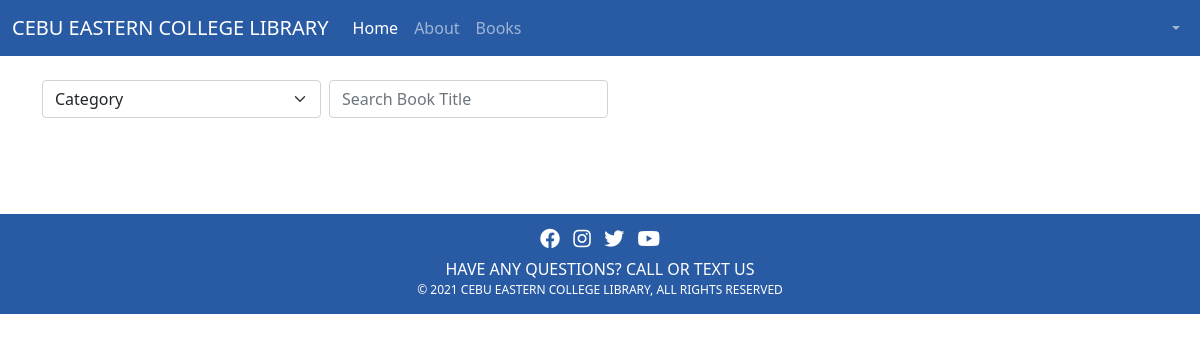
The app's page /dashboards/students/index.php, older data.
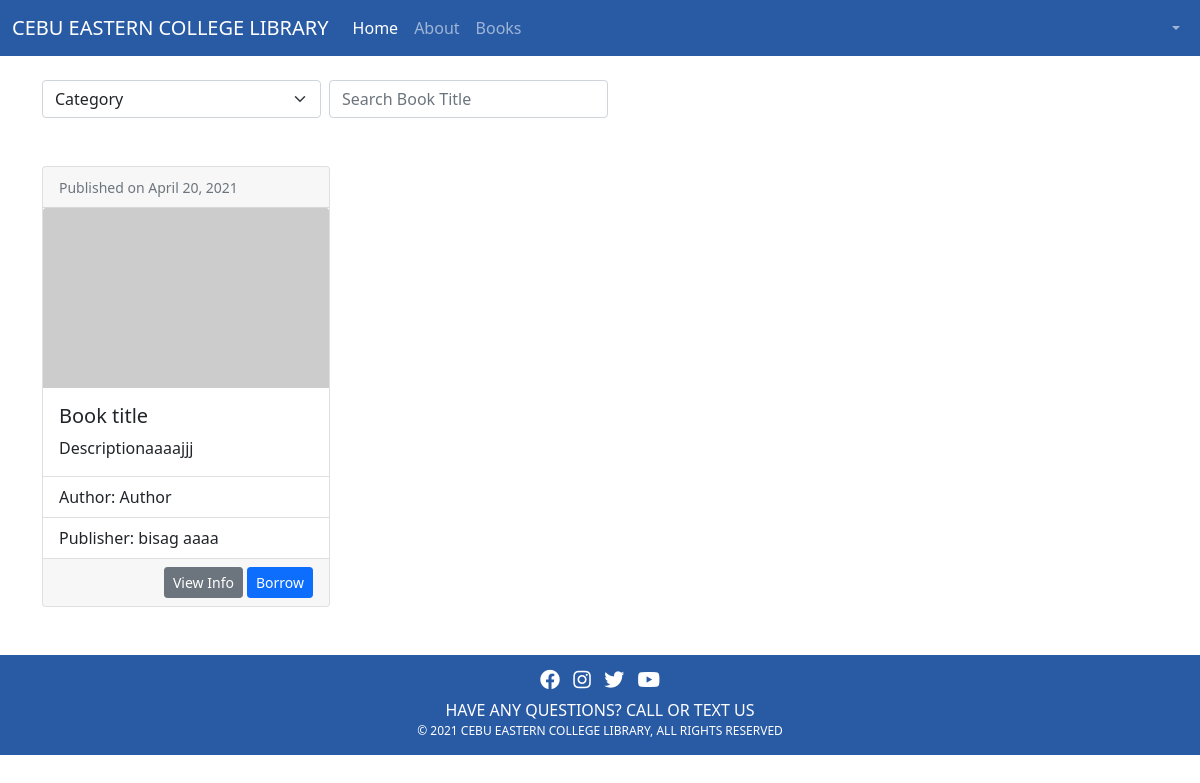
The same page, newer data.
### tables this page shows
CREATE TABLE `books` (
  `id` int(11) NOT NULL,
  `ddc` varchar(255) NOT NULL,
  `description` varchar(255) NOT NULL,
  `author` varchar(255) NOT NULL,
  `edition_number` varchar(255) NOT NULL,
  `place_of_publication` varchar(255) NOT NULL,
  `publisher` varchar(255) NOT NULL,
  `copyright` varchar(255) NOT NULL,
  `status` varchar(255) NOT NULL DEFAULT 'published',
  `created_at` timestamp NOT NULL DEFAULT current_timestamp(),
  `updated_at` timestamp NOT NULL DEFAULT current_timestamp() ON UPDATE current_timestamp()
);

### db/connection.php (called while the page is built, shortened)
<?php
function connect() {
    try {
        return new PDO("mysql:host=localhost;dbname=librarysrs","root","");
    } catch (PDOException $e) {
        echo $e->getMessage();
    }
}
function getRecordsWithCondition($table, $field, $condition){
    $conn = connect();
    $sql = "SELECT * FROM $table WHERE $field = ?";
    $stmt = $conn->prepare($sql);
    $stmt->execute(array($condition));
    $row = $stmt->fetchAll();
    return $row;
}
?>

### dashboards/students/index.php (the view, shortened to what this page needs)
<?php include 'inc/header.php' ?>
<?php include '../../db/connection.php' ?>
<?php
  $bookList = getRecordsWithCondition('books','status','published');
?>
<div class="container my-4">
<div class="flex-row d-flex">
  <select  class="w-25 form-select"  aria-label="Default select example" id="categorySelect">
      <option disabled selected>Category</option>
  </select>
  <input type="text"  placeholder="Search Book Title"  class="mx-2 w-25 form-control" id="searchBook">
</div>
<div class="card-deck mt-5" id="initialCardDeck">
  <?php foreach($bookList as $books) { ?>
        <div class="card me-4" style="width: 18rem">
            <div class="card-header">
                <small class="text-muted">Published on <?php echo date_format(date_create($books['updated_at']), 'F d, Y'); ?></small>
            </div>
            <img class="card-img-top" src="https://via.placeholder.com/286x180" alt="Card image cap">
            <div class="card-body">
                <h5 class="card-title"><?php echo $books['ddc']; ?></h5>
                <p class="card-text"><?php echo $books['description']; ?></p>
            </div>
            <ul class="list-group list-group-flush">
                <li class="list-group-item">Author: <?php echo $books['author'] ?></li>
                <li class="list-group-item">Publisher: <?php echo $books['publisher'] ?></li>
            </ul>
            <div class="card-footer">
                <div class="d-flex flex-row flex-wrap">
                    <div class="d-flex flex-fill align-items-center justify-content-end">
                        <a href="#" data-bs-toggle="modal" data-bs-target="#viewBookModal" data-id="<?php echo $books['id'] ?>" class="btn btn-secondary  btn-sm me-1">View Info</a>
                        <a href="#" data-bs-toggle="modal" data-bs-target="#borrowBookModal" data-id="<?php echo $books['id'] ?>" class="btn btn-primary btn-sm ml-1">Borrow</i></a>
                    </div>
                </div>
            </div>
        </div>
  <?php } ?>
    </div>
</div>
<?php include 'inc/footer.php' ?>

Row changes from the older to the newer data that the page shows:
added books: updated_at "April 20, 2021", ddc "Book title", description "Descriptionaaaajjj", author "Author", publisher "bisag aaaa"
